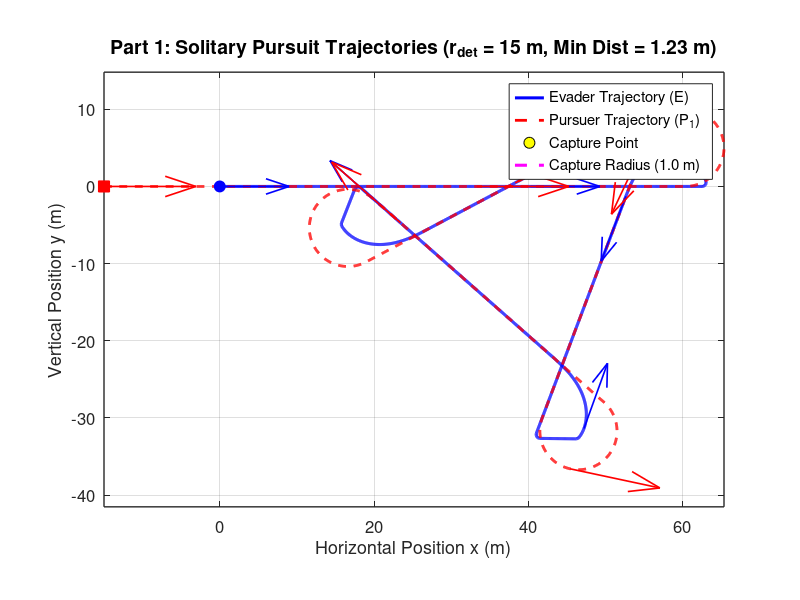
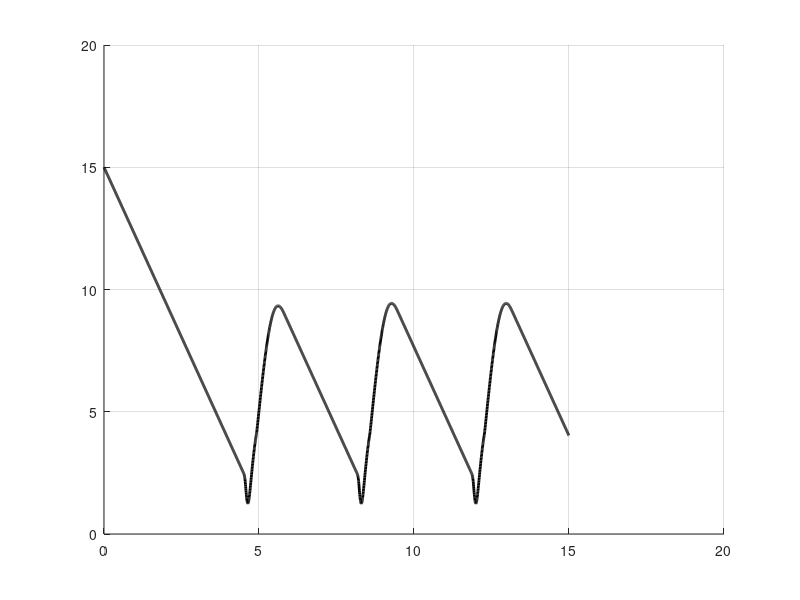

Reproduce these figures in MATLAB, in order. (Note: this script raises an error after producing the figures.)
% strategy_1_realistic_radius.m
% Part 1: Solitary Hunting with a realistic pursuer turning radius
clear; clc; close all;

%% 1. Model Parameters
v_p = 60 / 3.6;          % Pursuer speed (16.67 m/s)
v_e = 50 / 3.6;          % Evader speed (13.89 m/s)
R_p = 5.0;               % Pursuer min turning radius (m)
R_e = 0.5;               % Evader min turning radius (m)

w_p_max = v_p / R_p;     % Max angular velocity of pursuer (3.33 rad/s)
w_e_max = v_e / R_e;     % Max angular velocity of evader (27.78 rad/s)

l_cap = 1.0;             % Capture radius (m)
r_det = 25.0;            % Initial detection distance (m) [15, 50]
r_jink = 2.5;            % Critical distance where prey triggers jink (m)
T_max = 15.0;            % Raptor stamina limit (s)
dt = 0.005;              % Time step (s)
N = round(T_max / dt);
start_distances = [15, 20, 25, 30, 35];
start_angles = deg2rad([0, 15, -15, 30, -30]);
plot_folder = fullfile(pwd, 'strategy_1_realistic_radius_plots');
if ~exist(plot_folder, 'dir')
    mkdir(plot_folder);
end

for scenario = 1:5
r_det = start_distances(scenario);
%% 2. Initial Conditions (t = 0)
alpha_1 = start_angles(scenario);

% Preallocate state arrays
x_E = zeros(1, N); y_E = zeros(1, N); theta_E = zeros(1, N);
x_P = zeros(1, N); y_P = zeros(1, N); theta_P = zeros(1, N);
dist_P = zeros(1, N);
t_vec = (0:N-1) * dt;

% Set t = 0 values
x_E(1) = 0; y_E(1) = 0; theta_E(1) = 0;
x_P(1) = -r_det * cos(alpha_1);
y_P(1) =  r_det * sin(alpha_1);
theta_P(1) = 0;

captured = false;
end_idx = N;
is_jinking = false;
theta_target = 0;
optimal_angle = deg2rad(110);

%% 3. Time-Stepping Simulation Loop (Forward Euler)
for k = 1:N-1
    dist_P(k) = hypot(x_E(k) - x_P(k), y_E(k) - y_P(k));
    
    if dist_P(k) <= l_cap
        captured = true;
        end_idx = k;
        break;
    end
    
    % --- Pursuer Control (Pure Pursuit) ---
    theta_LOS = atan2(y_E(k) - y_P(k), x_E(k) - x_P(k));
    dtheta_P = atan2(sin(theta_LOS - theta_P(k)), cos(theta_LOS - theta_P(k)));
    if abs(dtheta_P) <= w_p_max * dt
        w_P = dtheta_P / dt;
    else
        w_P = w_p_max * sign(dtheta_P);
    end
    
    % --- Evader Control (Break Turn with Overshoot Reset) ---
    if is_jinking && dist_P(k) > r_jink + 1.5
        is_jinking = false;
    end

    if ~is_jinking && dist_P(k) <= r_jink
        is_jinking = true;
        theta_target = theta_LOS + optimal_angle;
    end

    if is_jinking
        dtheta_E = atan2(sin(theta_target - theta_E(k)), ...
            cos(theta_target - theta_E(k)));
        if abs(dtheta_E) <= w_e_max * dt
            w_E = dtheta_E / dt;
        else
            w_E = w_e_max * sign(dtheta_E);
        end
    else
        theta_flee = theta_LOS;
        dtheta_E = atan2(sin(theta_flee - theta_E(k)), cos(theta_flee - theta_E(k)));
        if abs(dtheta_E) <= w_e_max * dt
            w_E = dtheta_E / dt;
        else
            w_E = w_e_max * sign(dtheta_E);
        end
    end
    
    % --- Euler Kinematic Updates ---
    x_P(k+1) = x_P(k) + v_p * cos(theta_P(k)) * dt;
    y_P(k+1) = y_P(k) + v_p * sin(theta_P(k)) * dt;
    theta_P(k+1) = theta_P(k) + w_P * dt;
    
    x_E(k+1) = x_E(k) + v_e * cos(theta_E(k)) * dt;
    y_E(k+1) = y_E(k) + v_e * sin(theta_E(k)) * dt;
    theta_E(k+1) = theta_E(k) + w_E * dt;
end

dist_P(end_idx) = hypot(x_E(end_idx) - x_P(end_idx), y_E(end_idx) - y_P(end_idx));

%% 4. Figure 1: Combined 2D Trajectory Plot (All Players on Same Axis)
figure('Color', 'w', 'Position', [80, 80, 1050, 700]);
hold on; grid on; axis equal;

% Plot trajectories
plot(x_E(1:end_idx), y_E(1:end_idx), 'b-', 'LineWidth', 2.2, 'DisplayName', 'Evader Trajectory (E)');
plot(x_P(1:end_idx), y_P(1:end_idx), 'r--', 'LineWidth', 2.0, 'DisplayName', 'Pursuer Trajectory (P_1)');

% Plot Start Positions (t = 0)
plot(x_E(1), y_E(1), 'bo', 'MarkerSize', 8, 'MarkerFaceColor', 'b', 'HandleVisibility', 'off');
plot(x_P(1), y_P(1), 'rs', 'MarkerSize', 8, 'MarkerFaceColor', 'r', 'HandleVisibility', 'off');

% Plot End Positions (t = T_final)
plot(x_E(end_idx), y_E(end_idx), 'ko', 'MarkerSize', 12, ...
    'MarkerFaceColor', 'y', 'DisplayName', 'Capture Point');
plot(x_P(end_idx), y_P(end_idx), 'ro', 'MarkerSize', 6, ...
    'MarkerFaceColor', 'r', 'HandleVisibility', 'off');

% Plot Capture Radius Circle around Evader's Final Position
th_circ = linspace(0, 2*pi, 100);
plot(x_E(end_idx) + l_cap*cos(th_circ), y_E(end_idx) + l_cap*sin(th_circ), ...
    'm--', 'LineWidth', 2.2, 'DisplayName', 'Capture Radius (1.0 m)');

% Plot Heading Arrows along the Path
arrow_end = max(1, end_idx - round(0.5 / dt));
if arrow_end > 1
    idx_arrows = round(linspace(1, arrow_end, 6));
    quiver(x_E(idx_arrows), y_E(idx_arrows), cos(theta_E(idx_arrows)), sin(theta_E(idx_arrows)), ...
        0.35, 'b', 'LineWidth', 1.2, 'HandleVisibility', 'off');
    quiver(x_P(idx_arrows), y_P(idx_arrows), cos(theta_P(idx_arrows)), sin(theta_P(idx_arrows)), ...
        0.35, 'r', 'LineWidth', 1.2, 'HandleVisibility', 'off');
end

set(gca, 'FontSize', 12, 'LineWidth', 1.0, 'Box', 'on');
xlabel('Horizontal Position x (m)', 'FontSize', 13);
ylabel('Vertical Position y (m)', 'FontSize', 13);
title(sprintf('Part 1: Solitary Pursuit Trajectories (r_{det} = %.0f m, Min Dist = %.2f m)', ...
    r_det, min(dist_P(1:end_idx))), 'FontSize', 14);
legend('Location', 'best');
exportgraphics(gcf, fullfile(plot_folder, sprintf('scenario_%d_trajectory.png', scenario)), 'Resolution', 200);

%% 5. Figure 2: Separation Distance Plot
figure('Color', 'w', 'Position', [180, 120, 850, 550]);
hold on; grid on;
plot(t_vec(1:end_idx), dist_P(1:end_idx), 'k-', 'LineWidth', 2.0);
yline(l_cap, 'r--', 'Capture Threshold (l = 1.0 m)', 'LineWidth', 1.5);
yline(r_jink, 'b:', 'Jink Trigger (r_{jink} = 3.0 m)', 'LineWidth', 1.5);
set(gca, 'FontSize', 12, 'LineWidth', 1.0, 'Box', 'on');
xlabel('Time t (s)', 'FontSize', 13);
ylabel('Separation Distance d_1(t) (m)', 'FontSize', 13);
title('Part 1: Predator-Prey Separation Distance vs. Time', 'FontSize', 14);
exportgraphics(gcf, fullfile(plot_folder, sprintf('scenario_%d_separation.png', scenario)), 'Resolution', 200);
close all;
end

%% 6. Jink-Distance Sweep: Capture Time Histogram
jink_distances = 1.0:0.25:8.0;
capture_times = zeros(5, numel(jink_distances));

for scenario = 1:5
    for j = 1:numel(jink_distances)
        capture_times(scenario, j) = simulate_capture_time( ...
            start_distances(scenario), start_angles(scenario), ...
            jink_distances(j), v_p, v_e, R_p, R_e, l_cap, T_max, dt, ...
            deg2rad(110));
    end
end

figure('Color', 'w', 'Position', [80, 80, 1200, 850]);
for scenario = 1:5
    subplot(3, 2, scenario);
    bar(jink_distances, capture_times(scenario, :), 1.0, ...
        'FaceColor', [0.25, 0.50, 0.85], 'EdgeColor', 'none');
    hold on; grid on;

    [max_capture_time, max_idx] = max(capture_times(scenario, :));
    plot(jink_distances(max_idx), max_capture_time, 'r^', ...
        'MarkerSize', 9, 'MarkerFaceColor', 'r');
    xline(jink_distances(max_idx), 'r--', 'LineWidth', 1.2);

    xlabel('Jink distance (m)');
    ylabel('Capture time (s)');
    title(sprintf('Scenario %d (r_{det} = %.0f m)', ...
        scenario, start_distances(scenario)));
    legend('Capture time', sprintf('Maximum: %.2f m', jink_distances(max_idx)), ...
        'Location', 'best');
    set(gca, 'FontSize', 10, 'Box', 'on');
end

sgtitle('Strategy 1: Capture Time for a Range of Jink Distances');
exportgraphics(gcf, fullfile(plot_folder, 'jink_distance_capture_time.png'), ...
    'Resolution', 200);
close all;

fprintf('Strategy 1 maximum capture times by scenario:\n');
for scenario = 1:5
    [max_capture_time, max_idx] = max(capture_times(scenario, :));
    fprintf('  Scenario %d: %.2f m jink distance -> %.2f s capture time\n', ...
        scenario, jink_distances(max_idx), max_capture_time);
end

%% 7. Jink-Angle Sweep: Capture Time Histogram
angle_offsets = deg2rad(0:5:180);
angle_capture_times = zeros(5, numel(angle_offsets));

for scenario = 1:5
    for j = 1:numel(angle_offsets)
        angle_capture_times(scenario, j) = simulate_capture_time( ...
            start_distances(scenario), start_angles(scenario), r_jink, ...
            v_p, v_e, R_p, R_e, l_cap, T_max, dt, angle_offsets(j));
    end
end

figure('Color', 'w', 'Position', [80, 80, 1200, 850]);
for scenario = 1:5
    subplot(3, 2, scenario);
    bar(rad2deg(angle_offsets), angle_capture_times(scenario, :), 1.0, ...
        'FaceColor', [0.75, 0.45, 0.20], 'EdgeColor', 'none');
    hold on; grid on;

    [max_capture_time, max_idx] = max(angle_capture_times(scenario, :));
    plot(rad2deg(angle_offsets(max_idx)), max_capture_time, 'r^', ...
        'MarkerSize', 9, 'MarkerFaceColor', 'r');
    xline(rad2deg(angle_offsets(max_idx)), 'r--', 'LineWidth', 1.2);

    xlabel('Jink angle offset (degrees)');
    ylabel('Capture time (s)');
    title(sprintf('Scenario %d (r_{det} = %.0f m)', ...
        scenario, start_distances(scenario)));
    legend('Capture time', sprintf('Maximum: %.0f deg', ...
        rad2deg(angle_offsets(max_idx))), 'Location', 'best');
    set(gca, 'FontSize', 10, 'Box', 'on');
end

sgtitle(sprintf('Strategy 1 (Realistic Radius): Capture Time by Jink Angle (r_{jink} = %.1f m)', ...
    r_jink));
exportgraphics(gcf, fullfile(plot_folder, 'jink_angle_capture_time.png'), ...
    'Resolution', 200);
close all;

fprintf('Strategy 1 (realistic radius) maximum capture angles by scenario:\n');
for scenario = 1:5
    [max_capture_time, max_idx] = max(angle_capture_times(scenario, :));
    fprintf('  Scenario %d: %.0f degree angle -> %.2f s capture time\n', ...
        scenario, rad2deg(angle_offsets(max_idx)), max_capture_time);
end

function capture_time = simulate_capture_time(r_det, alpha_1, r_jink, ...
    v_p, v_e, R_p, R_e, l_cap, T_max, dt, angle_offset)
    w_p_max = v_p / R_p;
    w_e_max = v_e / R_e;
    N = round(T_max / dt);

    x_E = 0;
    y_E = 0;
    theta_E = 0;
    x_P = -r_det * cos(alpha_1);
    y_P = r_det * sin(alpha_1);
    theta_P = 0;
    capture_time = T_max;
    is_jinking = false;
    theta_target = 0;

    for k = 1:N-1
        dist_P = hypot(x_E - x_P, y_E - y_P);
        if dist_P <= l_cap
            capture_time = (k - 1) * dt;
            return;
        end

        theta_LOS = atan2(y_E - y_P, x_E - x_P);
        dtheta_P = atan2(sin(theta_LOS - theta_P), ...
            cos(theta_LOS - theta_P));
        if abs(dtheta_P) <= w_p_max * dt
            w_P = dtheta_P / dt;
        else
            w_P = w_p_max * sign(dtheta_P);
        end

        if is_jinking && dist_P > r_jink + 1.5
            is_jinking = false;
        end

        if ~is_jinking && dist_P <= r_jink
            is_jinking = true;
            theta_target = theta_LOS + angle_offset;
        end

        if is_jinking
            dtheta_E = atan2(sin(theta_target - theta_E), ...
                cos(theta_target - theta_E));
            if abs(dtheta_E) <= w_e_max * dt
                w_E = dtheta_E / dt;
            else
                w_E = w_e_max * sign(dtheta_E);
            end
        else
            theta_flee = theta_LOS;
            dtheta_E = atan2(sin(theta_flee - theta_E), ...
                cos(theta_flee - theta_E));
            if abs(dtheta_E) <= w_e_max * dt
                w_E = dtheta_E / dt;
            else
                w_E = w_e_max * sign(dtheta_E);
            end
        end

        x_P = x_P + v_p * cos(theta_P) * dt;
        y_P = y_P + v_p * sin(theta_P) * dt;
        theta_P = theta_P + w_P * dt;
        x_E = x_E + v_e * cos(theta_E) * dt;
        y_E = y_E + v_e * sin(theta_E) * dt;
        theta_E = theta_E + w_E * dt;
    end
end
